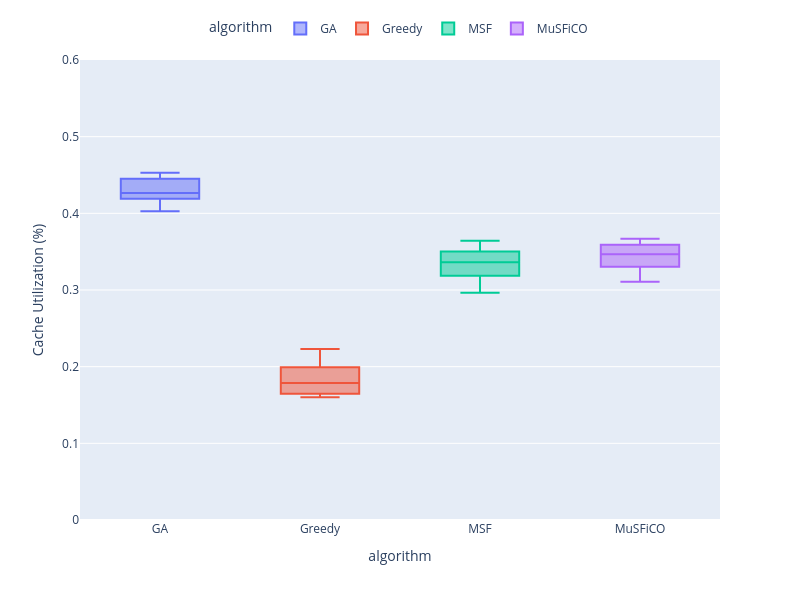

The notebook cell saved with this chart:
### Code cell
fig = plot_custom_boxplot(dataframe=df_consume_metrics,x_col="algorithm",y_col="cache_utilization",title="", x_label="",
                          y_label='Cache Utilization (%)',color_col="algorithm",y_range=[0, 0.6])
fig.show()

### Figure 1 — Plotly figure (JSON) as saved in the notebook; plotly's stock layout.template omitted (floating-point values rounded to 4 significant figures)
{"data": [{"alignmentgroup": "True", "hovertemplate": "algorithm=%{x}<br>Cache Utilization (%)=%{y}<extra></extra>", "legendgroup": "GA", "marker": {"color": "#636efa"}, "name": "GA", "notched": false, "offsetgroup": "GA", "orientation": "v", "showlegend": true, "type": "box", "x": ["GA", "GA", "GA", "GA", "GA", "GA", "GA", "GA", "GA", "GA"], "x0": " ", "xaxis": "x", "y": [0.4237, 0.4492, 0.4054, 0.4241, 0.4191, 0.4404, 0.4451, 0.4291, 0.453, 0.4026], "y0": " ", "yaxis": "y"}, {"alignmentgroup": "True", "hovertemplate": "algorithm=%{x}<br>Cache Utilization (%)=%{y}<extra></extra>", "legendgroup": "Greedy", "marker": {"color": "#EF553B"}, "name": "Greedy", "notched": false, "offsetgroup": "Greedy", "orientation": "v", "showlegend": true, "type": "box", "x": ["Greedy", "Greedy", "Greedy", "Greedy", "Greedy", "Greedy", "Greedy", "Greedy", "Greedy", "Greedy"], "x0": " ", "xaxis": "x", "y": [0.1792, 0.21, 0.16, 0.1648, 0.178, 0.2231, 0.163, 0.1738, 0.1992, 0.1974], "y0": " ", "yaxis": "y"}, {"alignmentgroup": "True", "hovertemplate": "algorithm=%{x}<br>Cache Utilization (%)=%{y}<extra></extra>", "legendgroup": "MSF", "marker": {"color": "#00cc96"}, "name": "MSF", "notched": false, "offsetgroup": "MSF", "orientation": "v", "showlegend": true, "type": "box", "x": ["MSF", "MSF", "MSF", "MSF", "MSF", "MSF", "MSF", "MSF", "MSF", "MSF"], "x0": " ", "xaxis": "x", "y": [0.3292, 0.3347, 0.3643, 0.3387, 0.3503, 0.2965, 0.3378, 0.2979, 0.3185, 0.3542], "y0": " ", "yaxis": "y"}, {"alignmentgroup": "True", "hovertemplate": "algorithm=%{x}<br>Cache Utilization (%)=%{y}<extra></extra>", "legendgroup": "MuSFiCO", "marker": {"color": "#ab63fa"}, "name": "MuSFiCO", "notched": false, "offsetgroup": "MuSFiCO", "orientation": "v", "showlegend": true, "type": "box", "x": ["MuSFiCO", "MuSFiCO", "MuSFiCO", "MuSFiCO", "MuSFiCO", "MuSFiCO", "MuSFiCO", "MuSFiCO", "MuSFiCO", "MuSFiCO"], "x0": " ", "xaxis": "x", "y": [0.3302, 0.3523, 0.3325, 0.3669, 0.359, 0.3108, 0.3607, 0.328, 0.3571, 0.341], "y0": " ", "yaxis": "y"}], "layout": {"boxmode": "overlay", "height": 600, "legend": {"orientation": "h", "title": {"text": "algorithm"}, "tracegroupgap": 0, "x": 0.5, "xanchor": "center", "y": 1.1}, "margin": {"t": 60}, "title": {"x": 0.5}, "width": 800, "xaxis": {"anchor": "y", "autorange": true, "categoryarray": ["GA", "Greedy", "MSF", "MuSFiCO"], "categoryorder": "array", "domain": [0, 1], "range": [-0.5, 3.5], "title": {"text": "algorithm"}, "type": "category"}, "yaxis": {"anchor": "x", "domain": [0, 1], "range": [0, 0.6], "title": {"text": "Cache Utilization (%)"}, "type": "linear"}}}
